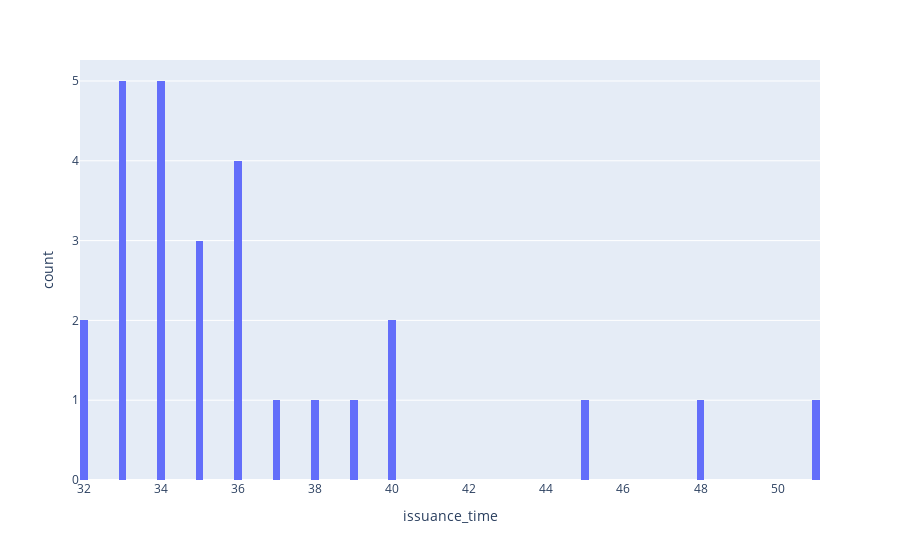

Notebook source saved alongside this figure:
### Code cell
# Plot the ranges of the CLI timeframes
import plotly.express as px

issue_df = df[["issuance_time"]].copy()
issue_df["issuance_time"] = issue_df["issuance_time"].dt.time
# Filter on those that are between 4-5pm
hours = range(16, 18)
issue_df = issue_df[issue_df["issuance_time"].apply(lambda t: t.hour in hours)]
issue_df["issuance_time"] = issue_df["issuance_time"].apply(lambda t: ((t.hour - min(hours)) * 60 + t.minute))

binsize = 1 # minute
fig = px.histogram(issue_df, x="issuance_time", nbins=180//binsize)
fig.show()

### Figure 1 — Plotly figure (JSON) as saved in the notebook; plotly's stock layout.template omitted (floating-point values rounded to 4 significant figures)
{"data": [{"alignmentgroup": "True", "bingroup": "x", "hovertemplate": "issuance_time=%{x}<br>count=%{y}<extra></extra>", "legendgroup": "", "marker": {"color": "#636efa", "pattern": {"shape": ""}}, "name": "", "nbinsx": 180, "offsetgroup": "", "orientation": "v", "showlegend": false, "type": "histogram", "x": [36, 36, 32, 40, 33, 34, 34, 33, 34, 35, 35, 32, 35, 37, 40, 51, 36, 33, 48, 34, 33, 36, 33, 34, 39, 45, 38], "xaxis": "x", "yaxis": "y"}], "layout": {"barmode": "relative", "legend": {"tracegroupgap": 0}, "margin": {"t": 60}, "xaxis": {"anchor": "y", "domain": [0, 1], "title": {"text": "issuance_time"}}, "yaxis": {"anchor": "x", "domain": [0, 1], "title": {"text": "count"}}}}
